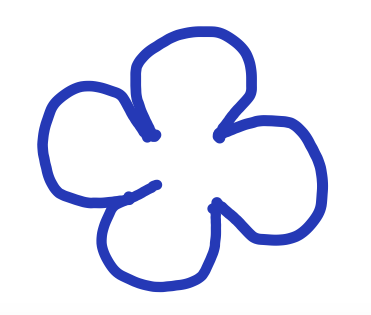
#> input picture resources/flower3.png, 371 x 315 px
$ jupyter execute '021.Convex Hull Approximation.ipynb'   (shell and % lines are left out)   (older library calls are emulated)
#> lines starting #> are read from the running program, lines starting #| are printed output that depends on the picture; after the words box and inside, x2 and y2 are one past the last pixel; in counts of white or black regions, pixels touching at a corner belong together
### notebook_util.py
from functools import partial

def imshow(cv2, name, input, fig_size=None, cmap="gray"):
    """
    params:
        name - The "title" that would show on OpenCv window.
        input - the input data
        **the two params are the existing parameters in opencv.imshow**
        fig_size - receives a tuple for the image size to be printed in the notebook
        cmap - a matplotlib-compliant color map code to use in our image
    """
    ## by default, we'll infer the image rendering size by the input shape
    ## assuming a density of 80 dpi
    if fig_size is None:
        dpi = 80
        im_data = input
        try:
            height, width, depth = im_data.shape
        except:
            height, width = im_data.shape
        fig_size = width / float(dpi), height / float(dpi)

    try:
        input = cv2.cvtColor(input,cv2.COLOR_BGR2RGB)
    except :
        input = input

    import matplotlib.pyplot as plt
    get_ipython().magic(u'matplotlib inline')

    fig, ax = plt.subplots(figsize=fig_size)
    print("Showing Image: {}".format(name))
    ax.imshow(input, interpolation='none', aspect="auto", cmap=cmap)
    plt.show()

def override_imshow(cv2):
    ## from now on, cv2.imshow will call our function instead.
    cv2.imshow = partial(imshow, cv2)

### 021.Convex Hull Approximation.ipynb
[cell 1]
import notebook_util
import cv2
from matplotlib import pyplot as plt
import numpy as np
notebook_util.override_imshow(cv2)

[cell 2]
import numpy as np
import cv2

image_data = cv2.imread('resources/flower3.png')
#> image_data is the input picture: shape (315, 371, 3); mean B, G, R 247.2, 233.9, 231.8
cv2.imshow('Original Image', image_data)

[cell 3]
gray = cv2.cvtColor(image_data, cv2.COLOR_BGR2GRAY)
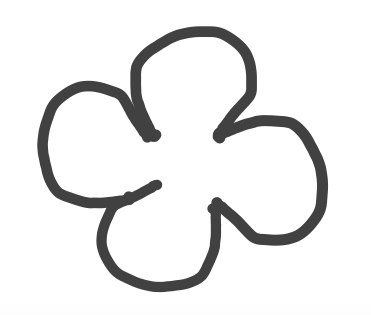
#> gray: shape (315, 371); min 65, max 255, mean 234.7
# Threshold the image
ret, thresh = cv2.threshold(gray, 176, 255, 0)
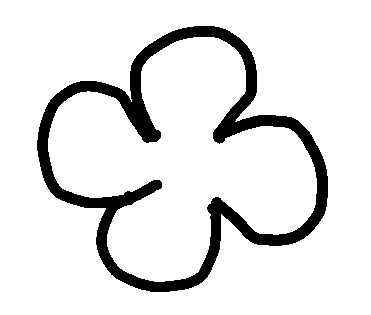
#> thresh: shape (315, 371); 89.2% white; 1 black region

[cell 4]
# Find contours
_, contours, hierarchy = cv2.findContours(thresh.copy(), cv2.RETR_LIST, cv2.CHAIN_APPROX_NONE)
#> contours = 3 contours; box (x1, y1, x2, y2) and area: (0, 0, 371, 315) 116180, (36, 25, 329, 293) 49993, (48, 37, 317, 282) 36386

# Sort Contors by area and then remove the largest frame contour
n = len(contours) - 1
#> n = 2
contours = sorted(contours, key=cv2.contourArea, reverse=False)[:n]
#> contours = 2 contours; box (x1, y1, x2, y2) and area: (36, 25, 329, 293) 49993, (48, 37, 317, 282) 36386

[cell 5]
# Iterate through contours and draw the convex hull
for i,c in enumerate(contours):
    work_image = image_data.copy()
    hull = cv2.convexHull(c)
    color = [(155, 0, 0),(0, 255, 0),(0, 0, 255)]
    cv2.drawContours(work_image, [hull], 0, color[i], 2)
    cv2.imshow('Convex Hull', work_image)
#> this loop made 2 passes
#> color on passes 1 to 2: [(155, 0, 0), (0, 255, 0), (0, 0, 255)], [(155, 0, 0), (0, 255, 0), (0, 0, 255)]
#| Showing Image: Convex Hull
#| Showing Image: Convex Hull
#> pass 1, in imshow (call 2), `im_data = input`:
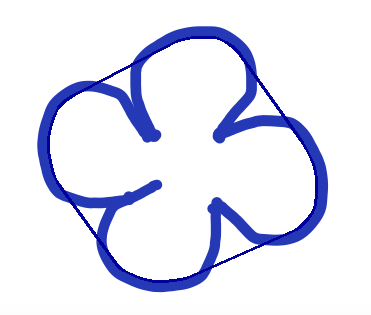
#> im_data: shape (315, 371, 3); mean B, G, R 245.9, 230.7, 228.7
#> pass 2, in imshow (call 3), `im_data = input`:
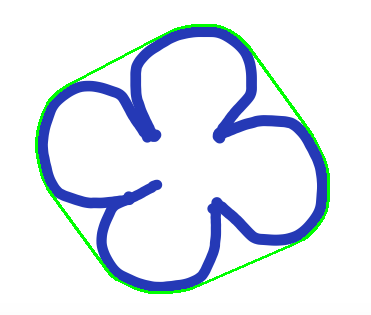
#> im_data: shape (315, 371, 3); mean B, G, R 241.9, 234.4, 226.9

$ run again, with resources/flower2.png copied over resources/flower3.png
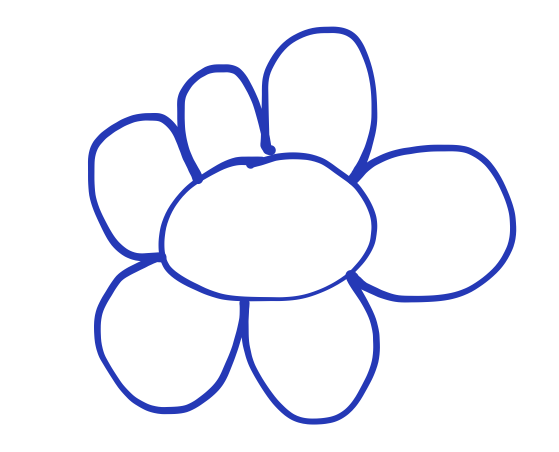
#> input picture resources/flower2.png, 559 x 452 px
#> image_data is the input picture: shape (452, 559, 3); mean B, G, R 250.3, 242.3, 241
#> `gray = cv2.cvtColor(image_data, cv2.COLOR_BGR2GRAY)`:
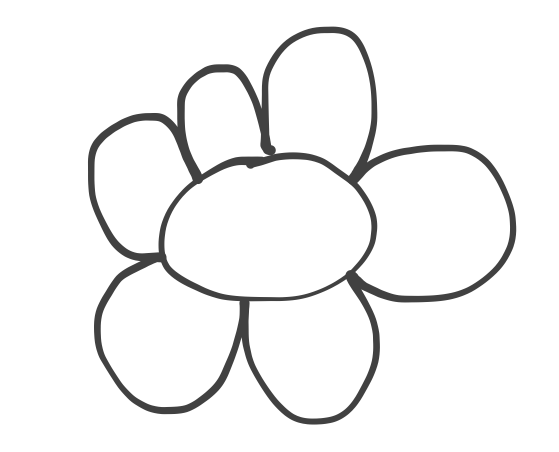
#> gray: shape (452, 559); min 65, max 255, mean 242.8
#> `ret, thresh = cv2.threshold(gray, 176, 255, 0)`:
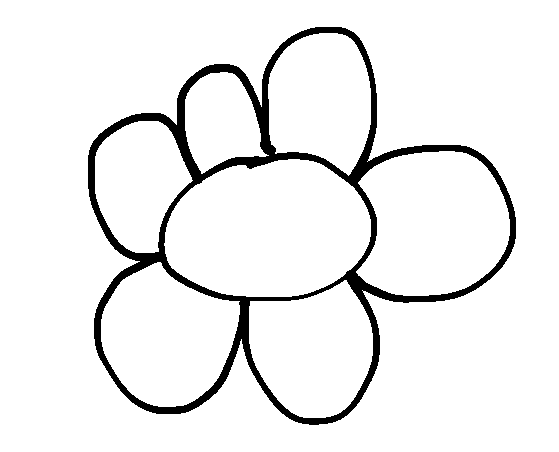
#> thresh: shape (452, 559); 93.5% white; 1 black region
#> `_, contours, hierarchy = cv2.findContours(thresh.copy(), cv2.RETR_LIST..`: contours = 9 contours; largest, box (x1, y1, x2, y2) and area: (0, 0, 559, 452) 251658, (87, 26, 517, 426) 110490, (164, 159, 371, 297) 22298, (356, 151, 510, 296) 17378, (101, 262, 240, 407) 13900
#> n = 8
#> `contours = sorted(contours, key=cv2.contourArea, reverse=False)[:n]`: contours = 8 contours; box (x1, y1, x2, y2) and area: (87, 26, 517, 426) 110490, (164, 159, 371, 297) 22298, (356, 151, 510, 296) 17378, (101, 262, 240, 407) 13900, (249, 280, 373, 418) 12507, (268, 33, 371, 176) 11255, (95, 121, 193, 253) 8806, (185, 72, 269, 174) 5652

$ run again, with resources/hello.png copied over resources/flower3.png
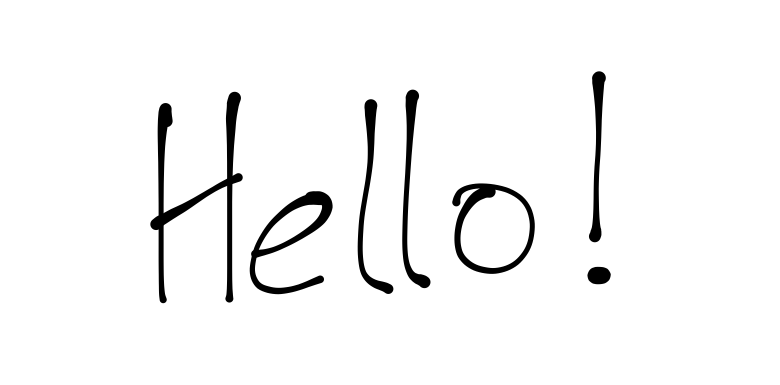
#> input picture resources/hello.png, 780 x 385 px
#> image_data is the input picture: shape (385, 780, 3); min 0, max 255, mean 245.2
#> `ret, thresh = cv2.threshold(gray, 176, 255, 0)`:
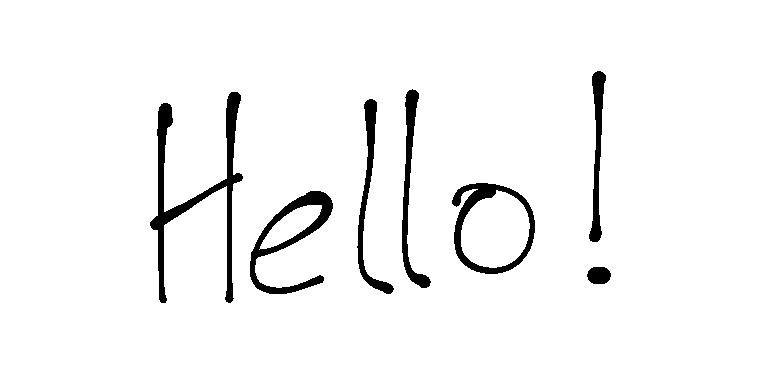
#> thresh: shape (385, 780); 95.9% white; 7 black regions
#> `_, contours, hierarchy = cv2.findContours(thresh.copy(), cv2.RETR_LIST..`: contours = 10 contours; largest, box (x1, y1, x2, y2) and area: (0, 0, 780, 385) 299136, (451, 182, 536, 275) 6140, (149, 91, 244, 304) 4070, (461, 190, 530, 268) 3954, (249, 190, 334, 295) 3554
#> n = 9
#> `contours = sorted(contours, key=cv2.contourArea, reverse=False)[:n]`: contours = 9 contours; largest, box (x1, y1, x2, y2) and area: (451, 182, 536, 275) 6140, (149, 91, 244, 304) 4070, (461, 190, 530, 268) 3954, (249, 190, 334, 295) 3554, (401, 88, 432, 289) 1687
